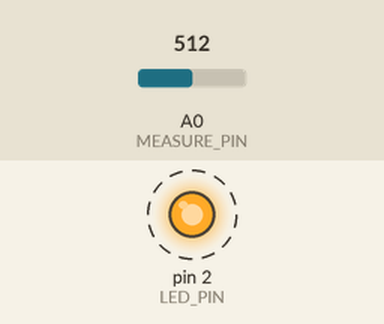
This sketch was run on a simulated Arduino Uno, built with avr-gcc and run on an emulated ATmega328P. Parts: output pins drawn as LEDs (lit = HIGH). Dashed ring = blinking. The inputs (shaded band) are chosen by the test bench; at power-on: A0 (MEASURE_PIN) = 512. What the sketch prints to the serial monitor is not drawn.

Above: at 3.6 s.
Timing chart, 0 to 6.6 s (numbered marks = the images above):
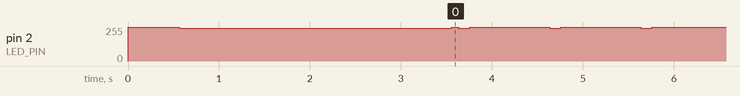

The sketch:

gp2y10_reader.ino
```cpp
/*
 * gp2y10_reader.ino — Sharp GP2Y1010AU0F optical dust sensor reader
 * For BREATHE / BioAQI project
 *
 * Measures particulate matter (approx PM2.5) via IR light scattering and
 * sends it over serial for the PC-side reader (gp2y10.py) to parse.
 *
 * Wiring (see project docs):
 *   5V ──[220Ω]──┬── Pin 1 (V-LED)
 *                └──[220–470µF cap, − leg]── GND
 *   Pin 2 (LED-GND) → GND
 *   Pin 3 (LED)     → D2   (LED_PIN below)
 *   Pin 4 (S-GND)   → GND
 *   Pin 5 (Vo)      → A0   (MEASURE_PIN below)
 *   Pin 6 (Vcc)     → 5V
 *
 * Output (Serial @ 9600 baud), one line per second:
 *   PM25:41.2,RAW:183
 *   (PM25 = approx µg/m³, RAW = median 10-bit ADC of the pulse)
 *   INFO:... lines during startup calibration (ignored by the PC reader)
 *
 * How it works:
 *   1. Pulse the internal IR LED (Chris Nafis timing): LED on, wait 280µs,
 *      sample Vo, wait 40µs, LED off, idle to complete a 10ms cycle.
 *   2. Take the MEDIAN of N pulses to fight the sensor's inherent noise.
 *   3. On startup, sample clean air to learn the no-dust baseline voltage
 *      (Vclean) — same idea as the MQ135 sketch's Ro calibration.
 *   4. Convert: µg/m³ = (V − Vclean) / 0.005   (datasheet sensitivity
 *      0.5V per 0.1 mg/m³ → 0.005 V per µg/m³).
 *
 * IMPORTANT — LED polarity:
 *   This uses the canonical LOW = LED-on convention. If readings look
 *   inverted or pinned at zero, flip LED_ON / LED_OFF below.
 */

// ── Pins & comms ────────────────────────────────────────────────────────────
#define LED_PIN      2      // Pin 3 of the sensor (LED pulse control)
#define MEASURE_PIN  A0     // Pin 5 of the sensor (Vo analog output)
#define BAUD_RATE    9600

#define LED_ON       LOW    // flip to HIGH if readings look wrong
#define LED_OFF      HIGH

// ── Pulse timing (microseconds) — do NOT change ─────────────────────────────
const unsigned int SAMPLING_TIME = 280;    // LED on → wait before sampling Vo
const unsigned int DELTA_TIME     = 40;    // after sampling → before LED off
const unsigned int SLEEP_TIME     = 9680;  // idle → total cycle = 10ms

// ── Smoothing & rate ────────────────────────────────────────────────────────
#define SAMPLES_PER_READING  15    // median window (15 × 10ms ≈ 150ms)
#define ADC_REF_VOLTS        5.0
#define ADC_MAX              1024.0

// Datasheet sensitivity: 0.5V per 0.1 mg/m³ = 0.005 V per µg/m³.
const float VOLTS_PER_UGM3 = 0.005;

// ── Optional: hardcode the clean-air baseline after one calibration run ──────
// Set to 0.0 to auto-calibrate on every startup. After seeing
// "INFO:Calibrated Vclean=0.62" you may hardcode it here to skip calibration.
const float VCLEAN_HARDCODED = 0.0;

// ── Runtime state ───────────────────────────────────────────────────────────
float Vclean = 0.60;   // no-dust baseline voltage (updated by calibration)


// ── One LED pulse → raw ADC ─────────────────────────────────────────────────
int readPulseADC() {
  digitalWrite(LED_PIN, LED_ON);
  delayMicroseconds(SAMPLING_TIME);
  int adc = analogRead(MEASURE_PIN);
  delayMicroseconds(DELTA_TIME);
  digitalWrite(LED_PIN, LED_OFF);
  delayMicroseconds(SLEEP_TIME);
  return adc;
}

// ── Median of N pulses (robust against spikes) ──────────────────────────────
int readMedianADC() {
  int buf[SAMPLES_PER_READING];
  for (int i = 0; i < SAMPLES_PER_READING; i++) {
    buf[i] = readPulseADC();
  }
  // Simple insertion sort (N is small)
  for (int i = 1; i < SAMPLES_PER_READING; i++) {
    int key = buf[i], j = i - 1;
    while (j >= 0 && buf[j] > key) { buf[j + 1] = buf[j]; j--; }
    buf[j + 1] = key;
  }
  return buf[SAMPLES_PER_READING / 2];
}

float adcToVolts(int adc) {
  return adc * (ADC_REF_VOLTS / ADC_MAX);
}


// ── Setup ───────────────────────────────────────────────────────────────────
void setup() {
  pinMode(LED_PIN, OUTPUT);
  digitalWrite(LED_PIN, LED_OFF);
  Serial.begin(BAUD_RATE);
  delay(500);

  if (VCLEAN_HARDCODED > 0.0) {
    Vclean = VCLEAN_HARDCODED;
    Serial.print("INFO:Using hardcoded Vclean=");
    Serial.println(Vclean, 3);
    return;
  }

  // Auto-calibrate the no-dust baseline in clean air (~3s of medians)
  Serial.println("INFO:Calibrating baseline - keep sensor in clean air");
  float sum = 0.0;
  const int N = 20;
  for (int i = 0; i < N; i++) {
    sum += adcToVolts(readMedianADC());
  }
  Vclean = sum / N;
  Serial.print("INFO:Calibrated Vclean=");
  Serial.print(Vclean, 3);
  Serial.println(" V - copy to VCLEAN_HARDCODED to skip next time");
  Serial.println("INFO:Starting readings");
}


// ── Main loop ───────────────────────────────────────────────────────────────
void loop() {
  int   adc     = readMedianADC();
  float volts   = adcToVolts(adc);
  float ugm3    = (volts - Vclean) / VOLTS_PER_UGM3;
  if (ugm3 < 0) ugm3 = 0;          // clean air can dip below baseline noise
  if (ugm3 > 1000) ugm3 = 1000;    // clamp to sane range

  Serial.print("PM25:");
  Serial.print(ugm3, 1);
  Serial.print(",RAW:");
  Serial.println(adc);

  delay(850);   // ~1 reading/sec (medians already took ~150ms)
}
```

Measured:
- by itself, pin 2 (LED_PIN): goes 244/255 3.0 s, 255/255 0.07 s, 126 × (244/255 0.12 s, 255/255 0.88 s), then 244/255
